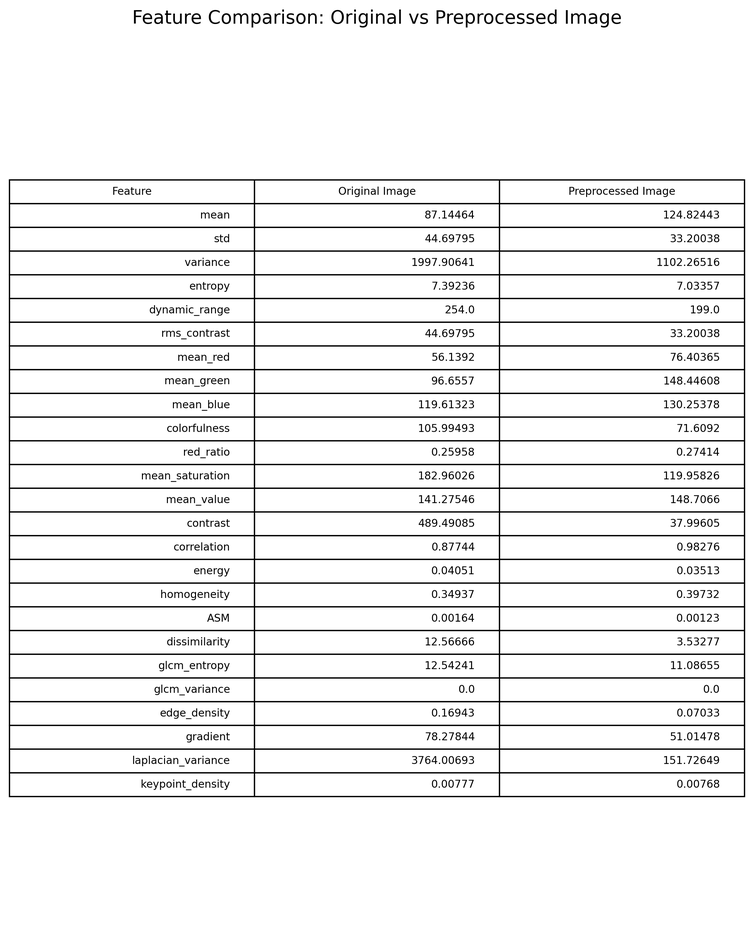
#> input picture feature_comparison_table.png, 754 x 936 px, shrunk from 2385 x 2960 before the run
$ python -i feature_extraction.py   (imports and definitions only)   (older library calls are emulated)
#> lines starting #> are read from the running program, lines starting #| are printed output that depends on the picture; after the words box and inside, x2 and y2 are one past the last pixel; in counts of white or black regions, pixels touching at a corner belong together
#> further down, picture is the input picture: shape (936, 754, 3); min 0, max 255, mean 239.3
import cv2
import numpy as np

from skimage.feature import (
    graycomatrix,
    graycoprops
)

from skimage.measure import shannon_entropy


def extract_features(image):

    features = {}

    # --------------------------
    # Convert Images
    # --------------------------

    gray = cv2.cvtColor(
        image,
        cv2.COLOR_RGB2GRAY
    )


    hsv = cv2.cvtColor(
        image,
        cv2.COLOR_RGB2HSV
    )
#> hsv: shape (936, 754, 3); mean H, S, V 0, 0, 239.3


    R = image[:,:,0]
    G = image[:,:,1]
    B = image[:,:,2]


    # ==========================
    # CATEGORY 1
    # Statistical Features
    # ==========================


    features["mean"] = np.mean(gray)

    features["std"] = np.std(gray)

    features["variance"] = np.var(gray)

    features["entropy"] = shannon_entropy(gray)

    features["dynamic_range"] = (
        np.max(gray)-np.min(gray)
    )


    features["rms_contrast"] = np.sqrt(
        np.mean(
            (gray-np.mean(gray))**2
        )
    )


    # ==========================
    # CATEGORY 2
    # Color Features
    # ==========================


    features["mean_red"] = np.mean(R)

    features["mean_green"] = np.mean(G)

    features["mean_blue"] = np.mean(B)


    rg = R-G
#> rg: shape (936, 754); every value is 0

    yb = 0.5*(R+G)-B
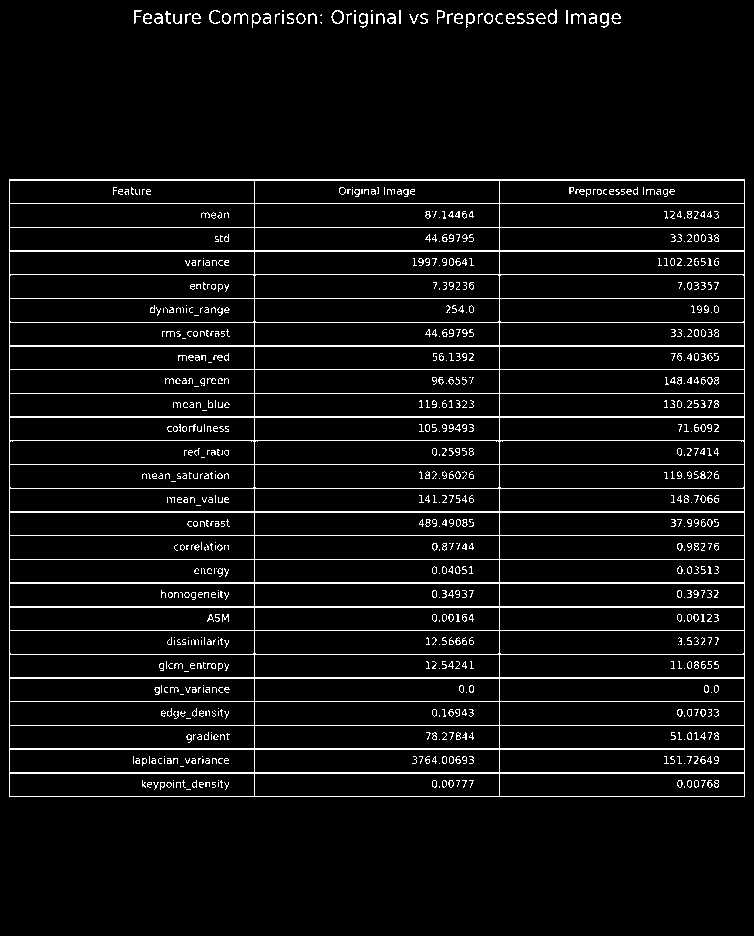
#> yb: shape (936, 754) float64; values -128 (black) and 0 (white), 5.9% white in thin lines or dots, all inside (x1, y1, x2, y2) = (9, 9, 745, 797)


    features["colorfulness"] = np.sqrt(
        np.std(rg)**2 +
        np.std(yb)**2
    )


    features["red_ratio"] = (
        np.mean(R) /
        (np.mean(G)+np.mean(B)+1e-10)
    )


    features["mean_saturation"] = np.mean(
        hsv[:,:,1]
    )


    features["mean_value"] = np.mean(
        hsv[:,:,2]
    )


    # ==========================
    # CATEGORY 3
    # GLCM Features
    # ==========================


    glcm = graycomatrix(
        gray,
        distances=[1],
        angles=[0],
        levels=256,
        symmetric=True,
        normed=True
    )


    features["contrast"] = graycoprops(
        glcm,
        "contrast"
    )[0,0]


    features["correlation"] = graycoprops(
        glcm,
        "correlation"
    )[0,0]


    features["energy"] = graycoprops(
        glcm,
        "energy"
    )[0,0]


    features["homogeneity"] = graycoprops(
        glcm,
        "homogeneity"
    )[0,0]


    features["ASM"] = (
        features["energy"]**2
    )


    features["dissimilarity"] = graycoprops(
        glcm,
        "dissimilarity"
    )[0,0]


    features["glcm_entropy"] = -np.sum(
        glcm*np.log2(glcm+1e-10)
    )


    features["glcm_variance"] = np.var(glcm)


    # ==========================
    # CATEGORY 4
    # Edge Features
    # ==========================


    edges = cv2.Canny(
        gray,
        100,
        200
    )
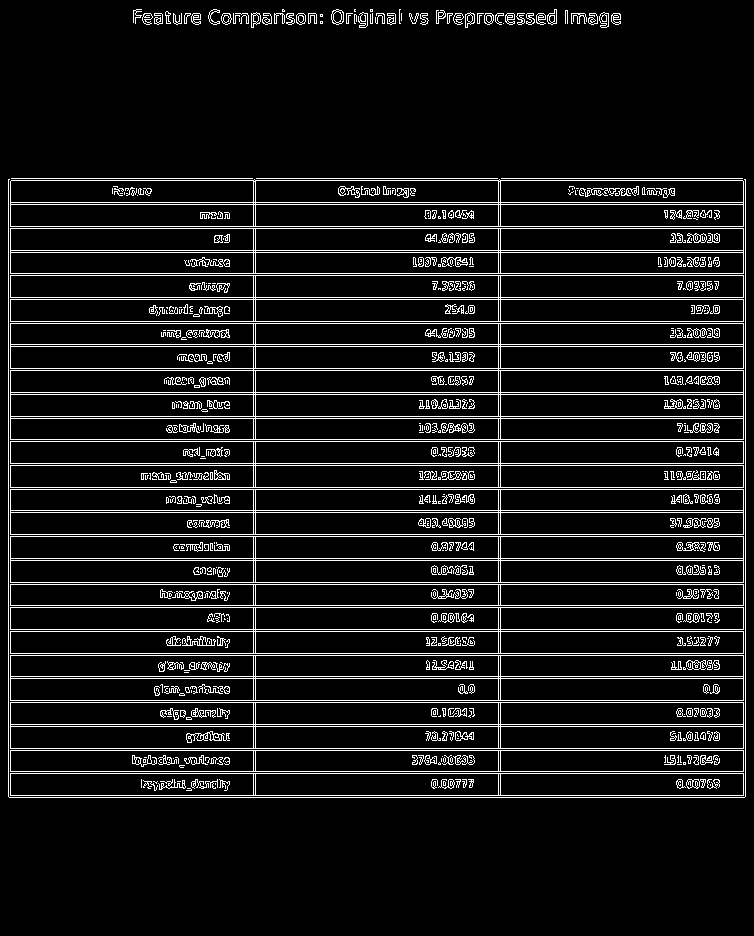
#> edges: shape (936, 754); 8.8% white in thin lines or dots, all inside (x1, y1, x2, y2) = (8, 9, 746, 798)


    features["edge_density"] = np.mean(
        edges>0
    )


    gx=cv2.Sobel(
        gray,
        cv2.CV_64F,
        1,
        0
    )
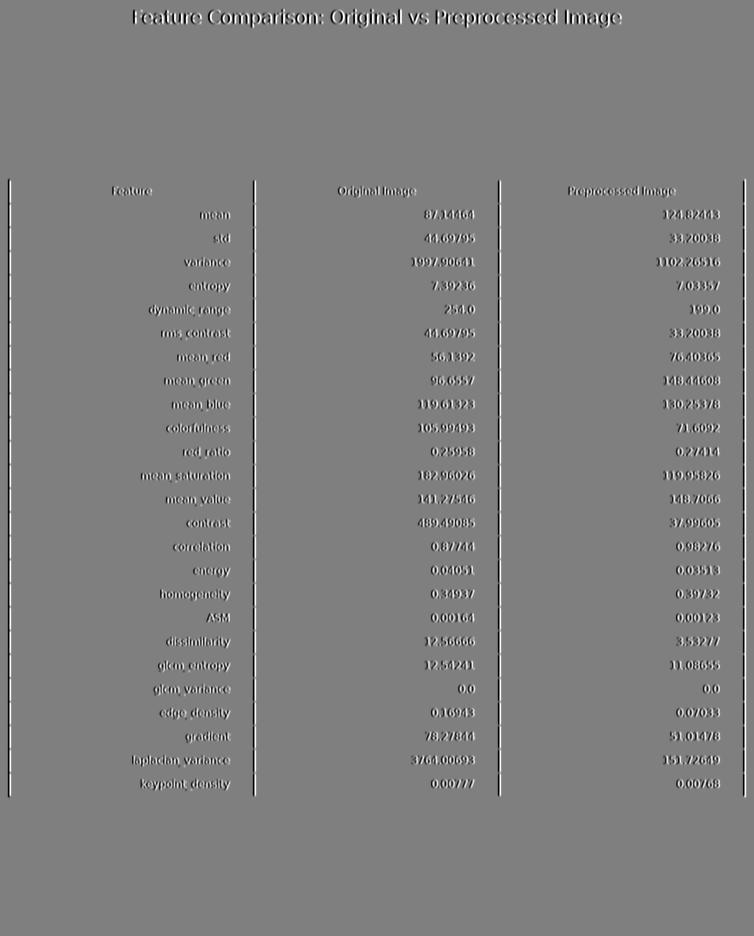
#> gx: shape (936, 754) float64; min -1020, max 1020, mean 0; drawn with min black and max white

    gy=cv2.Sobel(
        gray,
        cv2.CV_64F,
        0,
        1
    )
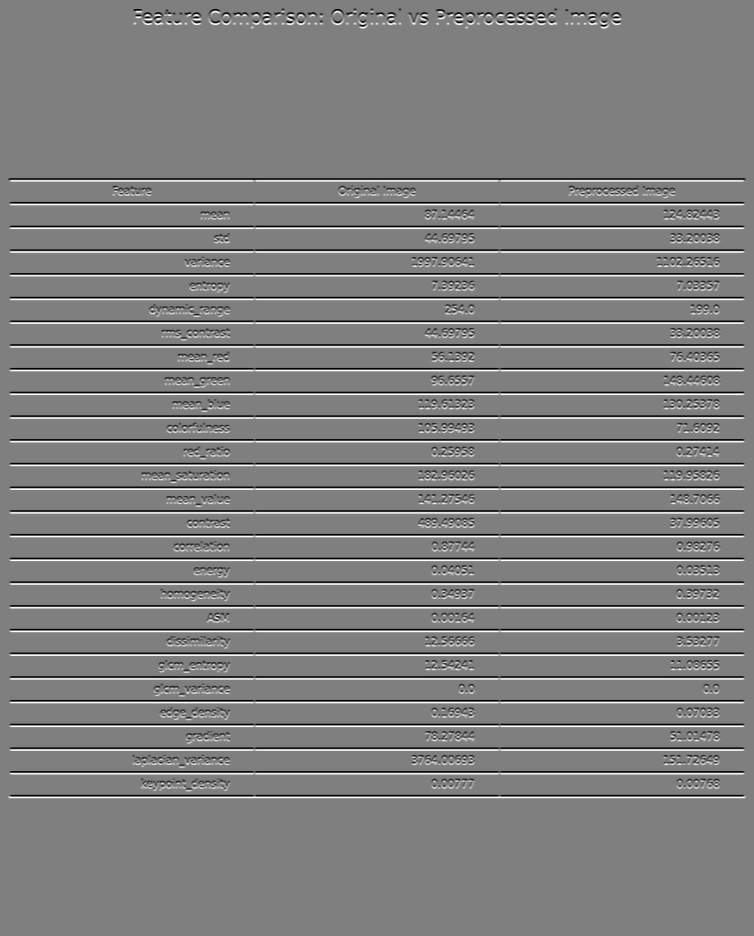
#> gy: shape (936, 754) float64; min -1020, max 1020, mean 0; drawn with min black and max white


    gradient=np.sqrt(
        gx**2+gy**2
    )
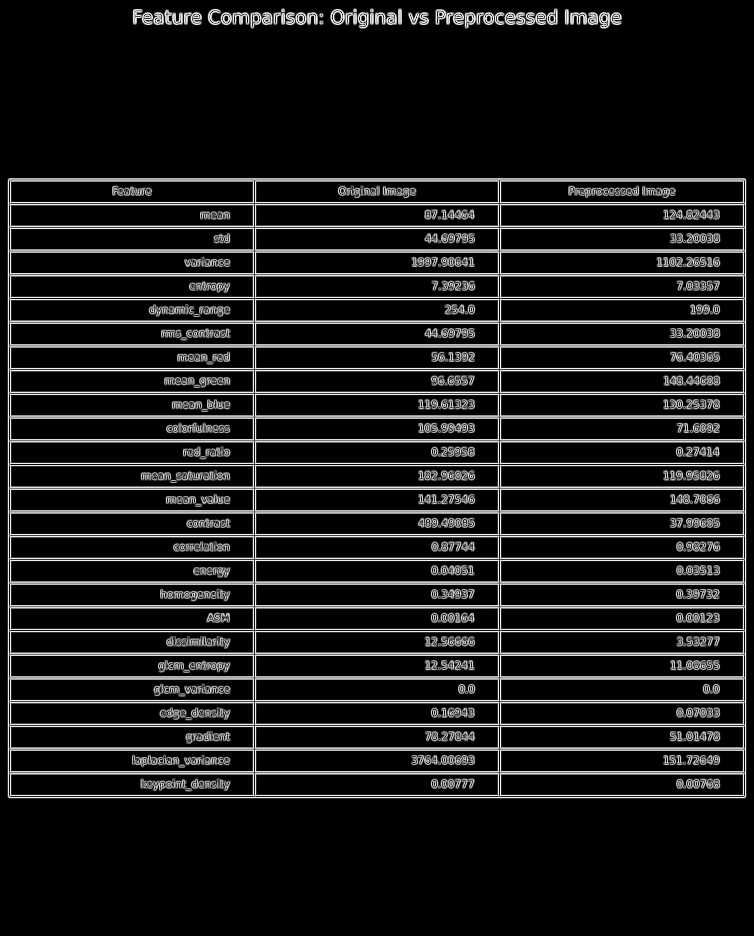
#> gradient: shape (936, 754) float64; min 0, max 1078.2, mean 116; drawn with min black and max white


    features["gradient"] = np.mean(
        gradient
    )


    laplacian=cv2.Laplacian(
        gray,
        cv2.CV_64F
    )
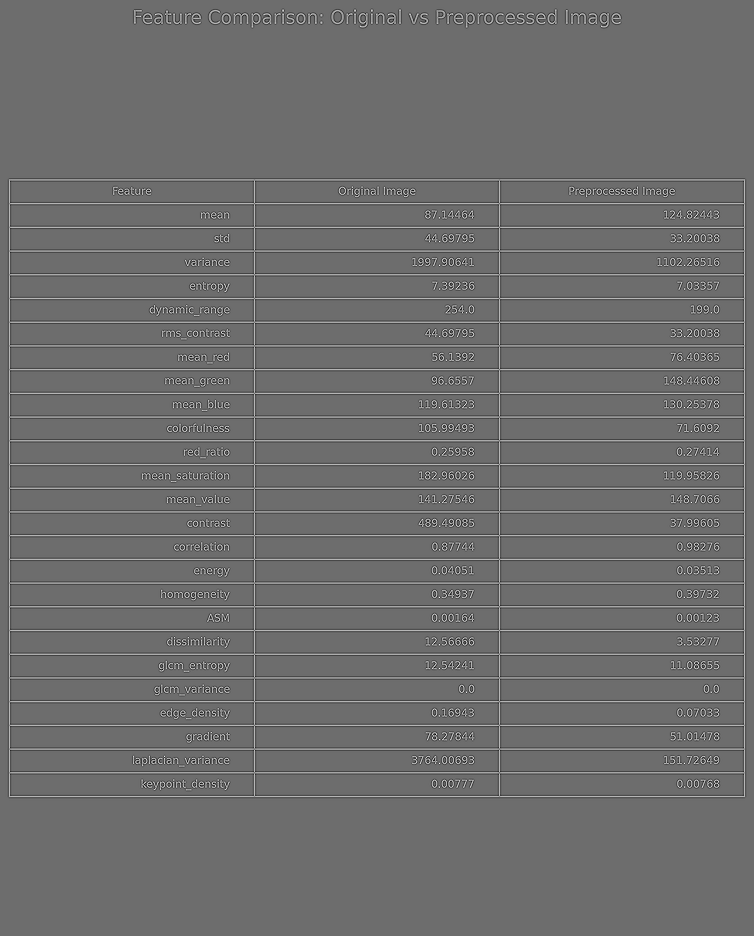
#> laplacian: shape (936, 754) float64; min -611, max 816, mean 0; drawn with min black and max white


    features["laplacian_variance"] = np.var(
        laplacian
    )


    sift=cv2.SIFT_create()


    keypoints,des=sift.detectAndCompute(
        gray,
        None
    )
#> keypoints = 1860 keypoints; strongest (x, y, size): (186, 15, 2), (377, 15, 2), (572, 15, 2), (309, 15, 2)


    features["keypoint_density"] = (
        len(keypoints) /
        (gray.shape[0]*gray.shape[1])
    )


    return features

>>> import cv2
>>> picture = cv2.cvtColor(cv2.imread('feature_comparison_table.png'), cv2.COLOR_BGR2RGB)
>>> result = extract_features(picture)
#> result = 25 items

$ run again, on feature_comparison_visualization.png
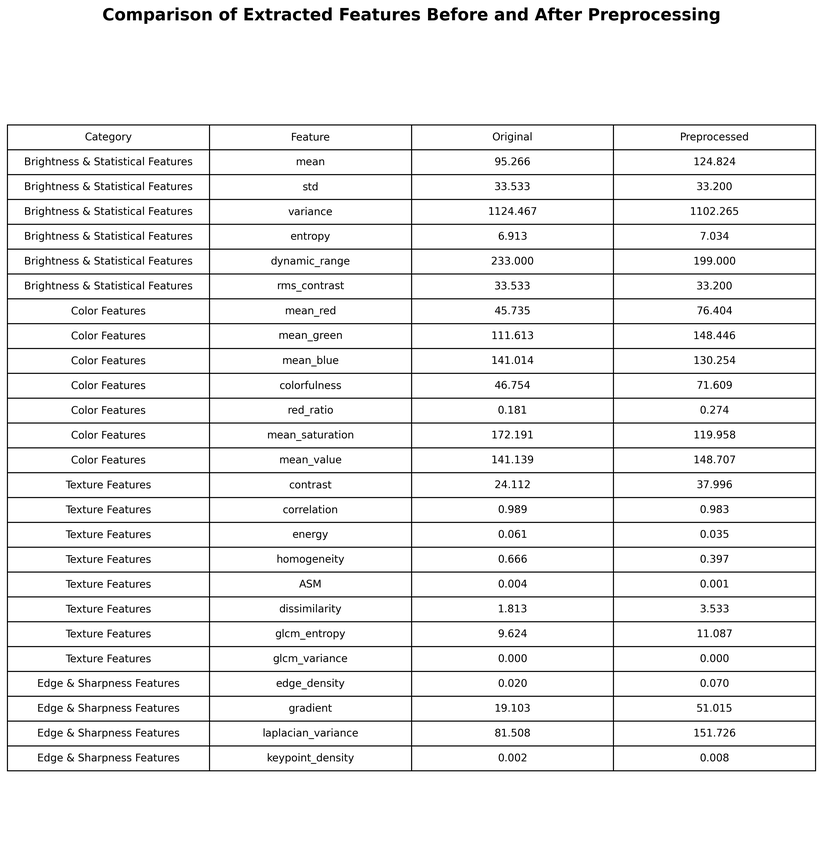
#> input picture feature_comparison_visualization.png, 823 x 857 px, shrunk from 3315 x 3450 before the run
#> picture is the input picture: shape (857, 823, 3); min 0, max 255, mean 238.1
#> hsv: shape (857, 823, 3); mean H, S, V 0, 0, 238.1
#> rg: shape (857, 823); every value is 0
#> in extract_features, `yb = 0.5*(R+G)-B`:
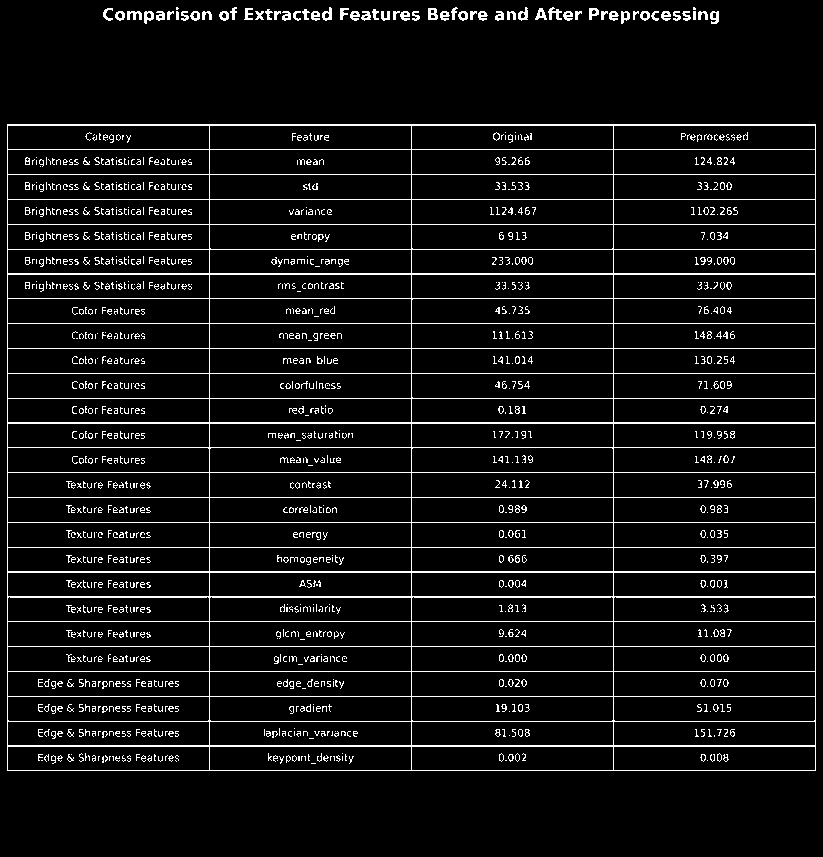
#> yb: shape (857, 823) float64; values -128 (black) and 0 (white), 6.7% white in thin lines or dots, all inside (x1, y1, x2, y2) = (7, 7, 816, 771)
#> edges: shape (857, 823); 10.7% white in thin lines or dots, all inside (x1, y1, x2, y2) = (6, 7, 817, 772)
#> in extract_features, `laplacian=cv2.Laplacian( gray, cv2.CV_64F )`:
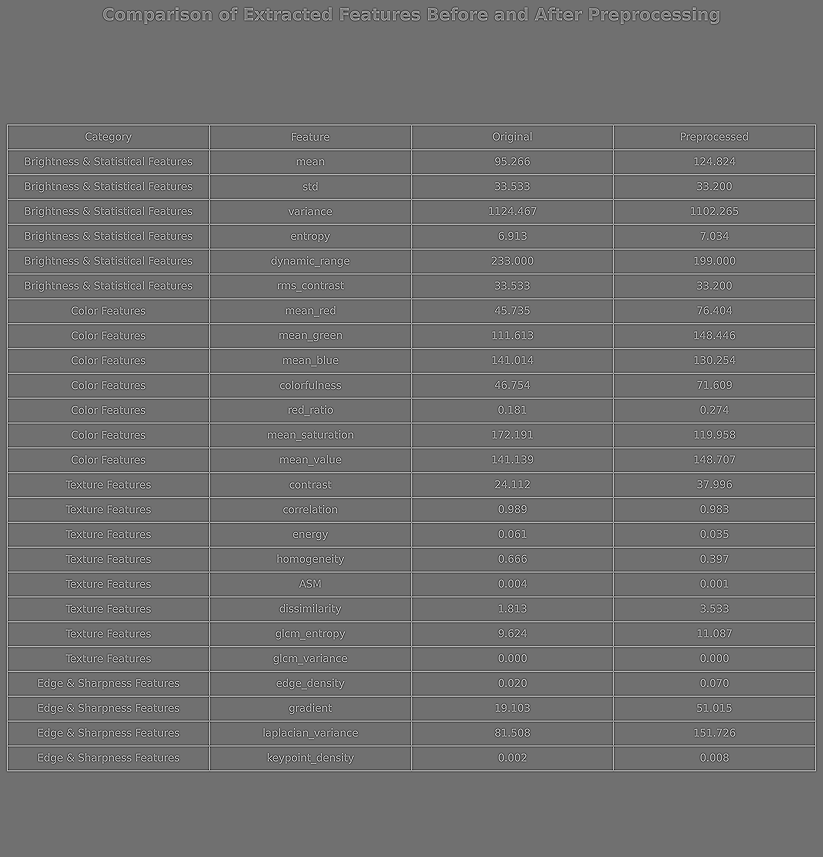
#> laplacian: shape (857, 823) float64; min -624, max 785, mean 0; drawn with min black and max white
#> keypoints = 2520 keypoints; strongest (x, y, size): (433, 16, 2.2), (432, 11, 1.9), (594, 12, 2.2), (541, 14, 1.8)
#> result = 25 items
